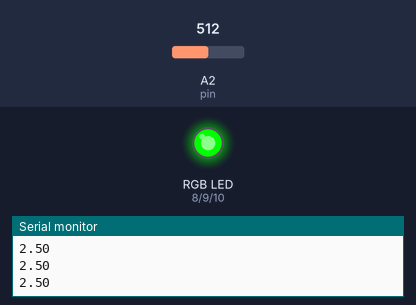
A sketch run on a simulated Arduino Uno, built with avr-gcc and run on an emulated ATmega328P. Parts: an RGB LED mixed from three pins (HIGH = lit), the last lines printed to the serial monitor. The inputs (shaded band) are chosen by the test bench; at power-on: A2 (pin) = 512.

Above: at 1.2 s.
1.3 s: A2 (pin) set to 420
2.8 s: A2 (pin) set to 399
At 4.2 s:
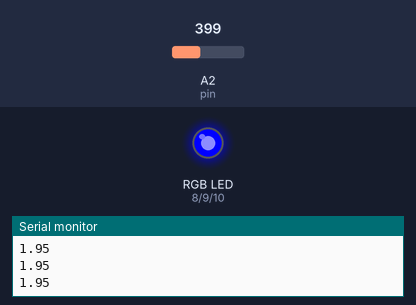
4.5 s: A2 (pin) set to 900
At 5.6 s:
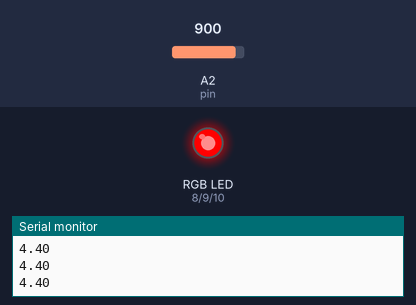
6.0 s: A2 (pin) set to 826
7.5 s: A2 (pin) set to 800
At 8.1 s:
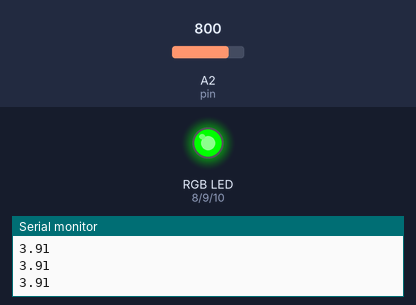
9.0 s: A2 (pin) set to 1023
At 9.3 s:
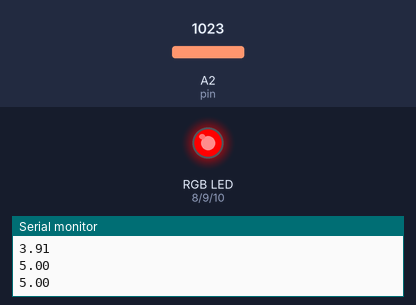
Timing chart, 0 to 11.5 s (numbered marks = the images above; inputs shaded):
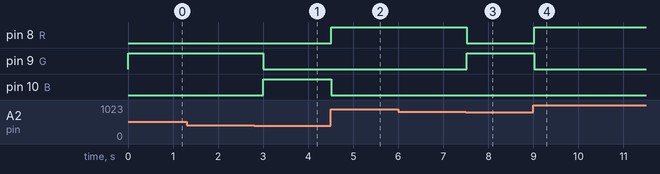

The sketch:

RGB_Potentiometer.ino
```cpp
int pin = A2;
int val;
float V;
int G =9;
int R=8;
int B=10;
void setup() {
  // put your setup code here, to run once:
Serial.begin(9600);
pinMode(pin,INPUT);
pinMode(R,OUTPUT);
pinMode(G,OUTPUT);
pinMode(B,OUTPUT);

}

void loop() {
  // put your main code here, to run repeatedly:

val=analogRead(pin);
V=(5./1023.)*val;
Serial.println(V);
 if(V<2.){
digitalWrite(B,HIGH);
 }
 if(V>2.){
    digitalWrite(B,LOW);
 }


  if(V>2. || V<4){
digitalWrite(G,HIGH);
 }
 if(V<2. || V>4){
    digitalWrite(G,LOW);
 }


  if(V>4){
digitalWrite(R,HIGH);
 }
 if(V<4){
    digitalWrite(R,LOW);
 }


delay(250);
}
```

Measured:
- the behaviour switches between 410 and 409 on A2 (pin) (found by bisection; images 0 and 1)
- the behaviour switches between 819 and 818 on A2 (pin) (found by bisection; images 2 and 3)
- after the input at 2.8 s, pin 9 (G): HIGH → LOW after 0.21 s; pin 10 (B): LOW → HIGH after 0.21 s
- after the input at 4.5 s, pin 8 (R): LOW → HIGH at once; pin 10 (B): HIGH → LOW at once
- after the input at 7.5 s, pin 8 (R): HIGH → LOW at once; pin 9 (G): LOW → HIGH at once
- after the input at 9.0 s, pin 8 (R): LOW → HIGH at once; pin 9 (G): HIGH → LOW at once
